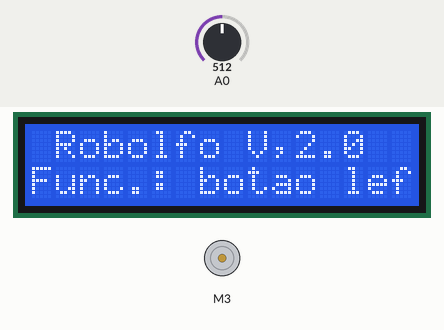
The sketch below on a simulated Arduino Uno, built with avr-gcc and run on an emulated ATmega328P. Shown: 16×2 character LCD, DC motor (green arrow = forward, orange = backward, longer = faster). Inputs (shaded band) come from the test bench; at power-on: A0 = 512.

Above: at 1.2 s.
1.3 s: A0 set to 407
2.8 s: A0 set to 386
At 3.2 s:
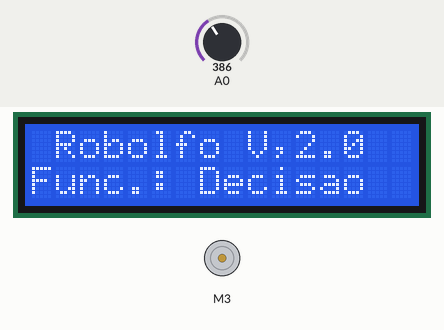
5.8 s: A0 set to 109
At 6.2 s:
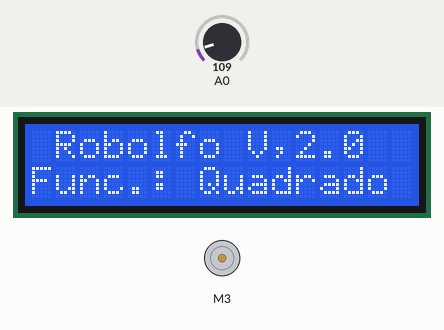
7.3 s: A0 set to 95
At 7.9 s:
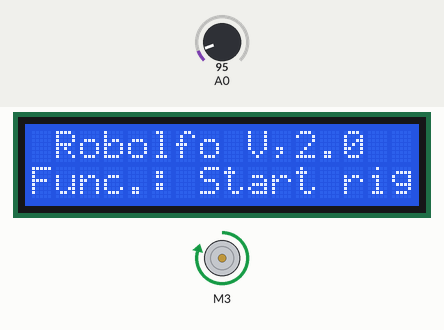
Timing chart, 0 to 9.8 s (numbered marks = the images above; inputs shaded):
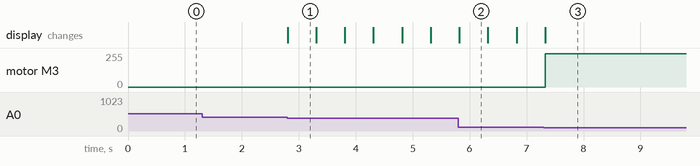

Measured:
- the behaviour switches between 400 and 399 on A0 (found by bisection; images 0 and 1)
- the behaviour switches between 100 and 99 on A0 (found by bisection; images 2 and 3)
- after the input at 1.3 s, every drawn part: stays the same
- after the input at 2.8 s, the display: changes at once (image 1)
- after the input at 5.8 s, the display: changes at once (image 2)
- after the input at 7.3 s, motor M3: stopped → forward 250/255 at once; the display: changes at once (image 3)
- what the display in image 1 shows lasts 0.5 s, from 2.8 s to 3.3 s

The sketch:

main.ino
```cpp
#include <LiquidCrystal.h>
#include <Adafruit_MotorShield.h>
#include <Wire.h>
#include "utility/Adafruit_MS_PWMServoDriver.h"

Adafruit_MotorShield AFMS = Adafruit_MotorShield();

Adafruit_DCMotor *motor1 = AFMS.getMotor(3);    //chama motor 1 no rele 3
Adafruit_DCMotor *motor2 = AFMS.getMotor(4);    //chama motor 2 no rele 4

LiquidCrystal lcd(8, 9, 4, 5, 6, 7);
//vaariaveis globais
int k=250;
int x=1;
//chamada de funcoes
int menu(int x);
void anda30();
void gira90();
void quadrado();
void triangulo();
void reta30();
void retaSemFim();
void identificar();
void decisao();
///////////////////////////////////////////////

void setup()
{
  AFMS.begin();
  lcd.begin(16, 2);
  lcd.setCursor(1,0);
  lcd.print("Robolfo V,2.0");
  lcd.setCursor(0,1);
  lcd.print("Func.: Quadrado");
}


void loop()
{
  int botao;
  botao = analogRead (0);  //Leitura do valor da porta analógica A0

  lcd.setCursor(6,1);
  lcd.print(" ");
  if (botao < 100) {
    lcd.print ("Start rigth     ");

    //quadrado

    anda30();
    delay(50000);
    gira90();
    anda30();
    gira90();
    anda30();
    gira90();
    anda30();

  }
 else if (botao < 200) {
    x=x+1;
    if(x>5){
      x=1;
    }

    menu(x);//botao up define qual funcao usar
  }
  else if (botao < 400){
    x=x-1;
    if(x<1){
      x=5;
    }
    menu(x);//botao down define qual funcao usar
  }
  else if (botao < 600){
    lcd.print ("botao left");
    /*
    motor1->setSpeed(0);
    motor1->run(FORWARD);
    motor2->setSpeed(0);
    motor2->run(FORWARD);
    */
  }
  else if (botao < 800){
    lcd.print ("botao select      ");
    /*
    motor1->setSpeed(200);
    motor1->run(BACKWARD);
    motor2->setSpeed(200);
    motor2->run(BACKWARD);
    */
  }


}

int menu(int x){
    switch(x){
      case 1:
      lcd.print ("Quadrado");
      lcd.print ("          ");
      delay(500);
      //quadrado
      break;
      case 2:
      lcd.print ("Triangulo");
      lcd.print ("          ");
      delay(500);
      //triangulo
      break;
      case 3:
      lcd.print ("Reta");
      lcd.print ("          ");
      delay(500);
      //reta
      break;
      case 4:
      lcd.print ("Cor");
      lcd.print ("          ");
      delay(500);
      //identificaçao de cor
      break;
      case 5:
      lcd.print ("Decisao");
      lcd.print ("          ");
      delay(500);
      //tudo
      break;


    }
}


void anda30()
{
  motor1->setSpeed(250);
  motor1->run(FORWARD);
  delay(1000);
}
void gira90()
{
  motor1->setSpeed(0);
  delay(1000);
  motor2->setSpeed(200);
  motor2->run(FORWARD);
  delay(1000);
  motor2->setSpeed(0);
  delay(1000);
  motor1->setSpeed(200);
  motor1->run(FORWARD);
  delay(1000);
  motor1->setSpeed(0);
  delay(100);
  motor2->setSpeed(200);
  motor2->run(BACKWARD);
  delay(1000);
  motor2->setSpeed(0);
}

void quadrado(){

  }
void triangulo(){

  }
void reta30(){

  }
void retaSemFim(){

  }
void identificar(){

  }
void decisao(){

  }
```
